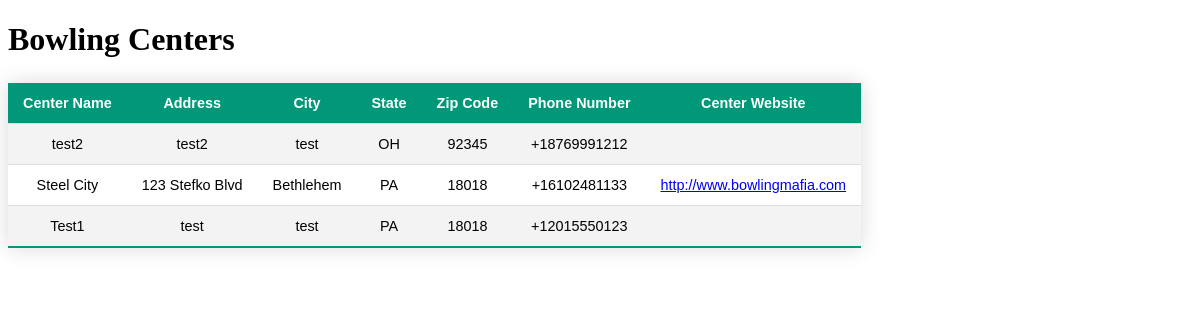
Screenshot of /bowling-centers with the database file from the repository.
### tournaments/models.py (models this page shows, shortened)
class BowlingCenter(models.Model):
    center_name = models.CharField(max_length=64)
    address = models.CharField(max_length=128)
    city = models.CharField(max_length=64)
    state = USStateField()
    zip_code = USZipCodeField(max_length=5)
    phone_number = PhoneNumberField()
    website = models.URLField(max_length=256, blank=True)
    class Meta:
        verbose_name = 'Bowling Center'
        ordering = ['state', 'center_name']

### tournaments/views.py (the view)
# urls.py: path('bowling-centers', views.BowlingCenterList.as_view(), name='list_bowling_centers'),
class BowlingCenterList(ListView):
    model = BowlingCenter
    context_object_name = 'bowling_centers'
    template_name = 'tournaments/bowling_centers/center_list.html'

### tournaments/templates/tournaments/bowling_centers/center_list.html (shortened to what this page needs)
<!DOCTYPE html>
<html lang="en">
    <head>
    </head>
    <body>
        <h1>Bowling Centers</h1>
        <table id="bowling-centers">
            <thead>
                <tr>
                    <th>Center Name</th>
                    <th>Address</th>
                    <th>City</th>
                    <th>State</th>
                    <th>Zip Code</th>
                    <th>Phone Number</th>
                    <th>Center Website</th>
                </tr>
            </thead>
            <tbody>
                    {% for center in bowling_centers %}
                <tr>
                    <td>{{ center.center_name }}</td>
                    <td>{{ center.address }}</td>
                    <td>{{ center.city }}</td>
                    <td>{{ center.state }}</td>
                    <td>{{ center.zip_code }}</td>
                    <td>{{ center.phone_number }}</td>
                    <td><a href="{{ center.website }}" target="_blank">{{ center.website }}</a></td>
                </tr>
                    {% endfor %}
            </tbody>
        </table>
    </body>
</html>

### tournaments/templates/tournaments/bowling_centers/center_list.html (style rules this page uses)
#bowling-centers { border-collapse: collapse; margin: 25px 0; font-size: 0.9em; font-family: sans-serif; text-align: center; min-width: 400px; box-shadow: 0 0 20px rgba(0, 0, 0, 0.15); }
#bowling-centers thead tr { background-color: #009879; color: #ffffff; }
#bowling-centers th, #bowling-centers td { padding: 12px 15px; }
#bowling-centers tbody tr { border-bottom: 1px solid #ddd; }
#bowling-centers tbody tr:nth-of-type(even) { background-color: #f3f3f3; }
#bowling-centers tbody tr:last-of-type { border-bottom: 2px solid #009879; }

### rows the page displays
BowlingCenter: center_name "test2", address "test2", city "test", state "OH", zip_code "92345", phone_number "+18769991212"
BowlingCenter: center_name "Steel City", address "123 Stefko Blvd", city "Bethlehem", state "PA", zip_code "18018", phone_number "+16102481133", website "http://www.bowlingmafia.com"
BowlingCenter: center_name "Test1", address "test", city "test", state "PA", zip_code "18018", phone_number "+12015550123"
